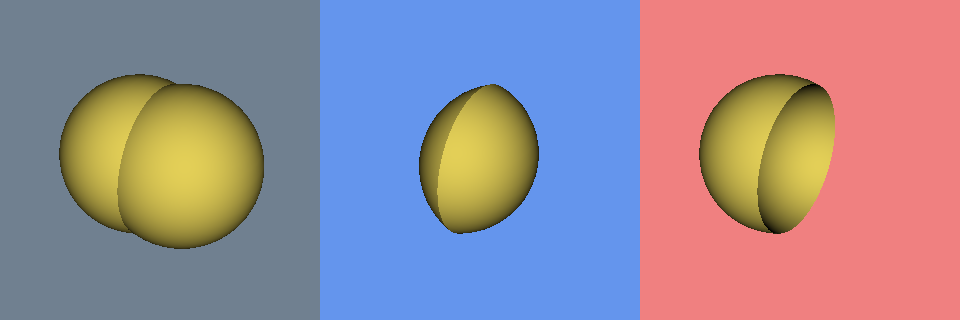

The Python source for this figure:
#!/usr/bin/env python

# Demonstrate boolean operations (union, intersection, difference) on
# two overlapping spheres using vtkBooleanOperationPolyDataFilter.
# Three viewports show one operation each.

# Factory overrides: importing these modules registers the OpenGL rendering
# and interaction style implementations for vtkRenderingCore factory classes.
import vtkmodules.vtkInteractionStyle  # noqa: F401
import vtkmodules.vtkRenderingOpenGL2  # noqa: F401
# VTK pipeline classes used in this example
from vtkmodules.vtkFiltersGeneral import vtkBooleanOperationPolyDataFilter
from vtkmodules.vtkFiltersSources import vtkSphereSource
from vtkmodules.vtkRenderingCore import (
    vtkActor,
    vtkPolyDataMapper,
    vtkRenderWindow,
    vtkRenderWindowInteractor,
    vtkRenderer,
)

# Colors (normalized RGB)
slate_gray_background_rgb = (0.439, 0.502, 0.565)
cornflower_blue_background_rgb = (0.392, 0.584, 0.929)
light_coral_background_rgb = (0.941, 0.502, 0.502)
banana_rgb = (0.890, 0.812, 0.341)

# Source: two overlapping spheres
sphere1 = vtkSphereSource()
sphere1.SetCenter(-0.3, 0.0, 0.0)
sphere1.SetRadius(1.0)
sphere1.SetThetaResolution(40)
sphere1.SetPhiResolution(40)

sphere2 = vtkSphereSource()
sphere2.SetCenter(0.3, 0.0, 0.0)
sphere2.SetRadius(1.0)
sphere2.SetThetaResolution(40)
sphere2.SetPhiResolution(40)

# Filter: boolean union
boolean_union = vtkBooleanOperationPolyDataFilter()
boolean_union.SetOperation(vtkBooleanOperationPolyDataFilter.VTK_UNION)
boolean_union.SetInputConnection(0, sphere1.GetOutputPort())
boolean_union.SetInputConnection(1, sphere2.GetOutputPort())

# Filter: boolean intersection
boolean_intersection = vtkBooleanOperationPolyDataFilter()
boolean_intersection.SetOperation(vtkBooleanOperationPolyDataFilter.VTK_INTERSECTION)
boolean_intersection.SetInputConnection(0, sphere1.GetOutputPort())
boolean_intersection.SetInputConnection(1, sphere2.GetOutputPort())

# Filter: boolean difference
boolean_difference = vtkBooleanOperationPolyDataFilter()
boolean_difference.SetOperation(vtkBooleanOperationPolyDataFilter.VTK_DIFFERENCE)
boolean_difference.SetInputConnection(0, sphere1.GetOutputPort())
boolean_difference.SetInputConnection(1, sphere2.GetOutputPort())

# Mapper: union result
union_mapper = vtkPolyDataMapper()
union_mapper.SetInputConnection(boolean_union.GetOutputPort())
union_mapper.ScalarVisibilityOff()

union_actor = vtkActor()
union_actor.SetMapper(union_mapper)
union_actor.GetProperty().SetColor(banana_rgb)

# Mapper: intersection result
intersection_mapper = vtkPolyDataMapper()
intersection_mapper.SetInputConnection(boolean_intersection.GetOutputPort())
intersection_mapper.ScalarVisibilityOff()

intersection_actor = vtkActor()
intersection_actor.SetMapper(intersection_mapper)
intersection_actor.GetProperty().SetColor(banana_rgb)

# Mapper: difference result
difference_mapper = vtkPolyDataMapper()
difference_mapper.SetInputConnection(boolean_difference.GetOutputPort())
difference_mapper.ScalarVisibilityOff()

difference_actor = vtkActor()
difference_actor.SetMapper(difference_mapper)
difference_actor.GetProperty().SetColor(banana_rgb)

# Renderer: left viewport — union
left_renderer = vtkRenderer()
left_renderer.AddActor(union_actor)
left_renderer.SetBackground(slate_gray_background_rgb)
left_renderer.SetViewport(0.0, 0.0, 1.0 / 3.0, 1.0)

# Renderer: center viewport — intersection
center_renderer = vtkRenderer()
center_renderer.AddActor(intersection_actor)
center_renderer.SetBackground(cornflower_blue_background_rgb)
center_renderer.SetViewport(1.0 / 3.0, 0.0, 2.0 / 3.0, 1.0)

# Renderer: right viewport — difference
right_renderer = vtkRenderer()
right_renderer.AddActor(difference_actor)
right_renderer.SetBackground(light_coral_background_rgb)
right_renderer.SetViewport(2.0 / 3.0, 0.0, 1.0, 1.0)

# Window: display the rendered scene
render_window = vtkRenderWindow()
render_window.AddRenderer(left_renderer)
render_window.AddRenderer(center_renderer)
render_window.AddRenderer(right_renderer)
render_window.SetWindowName("boolean operation")
render_window.SetMultiSamples(0)
render_window.SetSize(960, 320)

# Interactor: handle mouse and keyboard events
render_window_interactor = vtkRenderWindowInteractor()
render_window_interactor.SetRenderWindow(render_window)

# Scene: shared camera
left_renderer.ResetCamera()
left_renderer.GetActiveCamera().Azimuth(30)
left_renderer.GetActiveCamera().Elevation(30)
left_renderer.ResetCamera()
center_renderer.SetActiveCamera(left_renderer.GetActiveCamera())
right_renderer.SetActiveCamera(left_renderer.GetActiveCamera())

render_window_interactor.Initialize()
render_window_interactor.Start()
